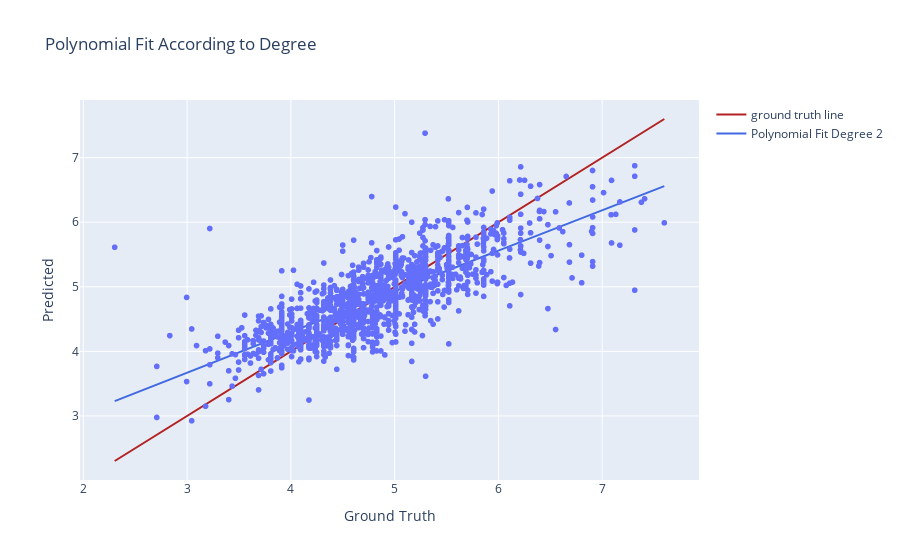

The code cell stored with this chart in its notebook:
### Code cell
degree=2
model = make_pipeline(PolynomialFeatures(degree), LinearRegression())
model.fit(X_train, y_train)
y_pred = model.predict(X_test)
mse = mean_squared_error(y_test, y_pred)
r2 = r2_score(y_test, y_pred)
print(f'MSE: {mse}')
print(f'R2 score: {r2}')
plot_graphs(y_test, y_pred, degree)

### Figure 1 — Plotly figure (JSON) as saved in the notebook; plotly's stock layout.template omitted (floating-point values rounded to 4 significant figures; data arrays with more than 128 entries replaced by an {"elided": "..."} marker saying what was removed)
{"data": [{"hovertemplate": "ground truth=%{x}<br>Predicted=%{y}<extra></extra>", "legendgroup": "", "marker": {"color": "#636efa", "symbol": "circle"}, "mode": "markers", "name": "", "showlegend": false, "type": "scattergl", "x": {"elided": "1478 float values"}, "xaxis": "x", "y": {"elided": "1478 float values"}, "yaxis": "y"}, {"line": {"color": "firebrick", "width": 2}, "mode": "lines", "name": "ground truth line", "type": "scatter", "x": {"elided": "1478 float values"}, "y": {"elided": "1478 float values"}}, {"line": {"color": "royalblue", "width": 2}, "mode": "lines", "name": "Polynomial Fit Degree 2", "type": "scatter", "x": [2.303, 2.356, 2.41, 2.463, 2.517, 2.57, 2.624, 2.677, 2.731, 2.784, 2.838, 2.891, 2.945, 2.998, 3.051, 3.105, 3.158, 3.212, 3.265, 3.319, 3.372, 3.426, 3.479, 3.533, 3.586, 3.64, 3.693, 3.747, 3.8, 3.854, 3.907, 3.961, 4.014, 4.068, 4.121, 4.175, 4.228, 4.282, 4.335, 4.389, 4.442, 4.496, 4.549, 4.603, 4.656, 4.71, 4.763, 4.817, 4.87, 4.924, 4.977, 5.031, 5.084, 5.138, 5.191, 5.245, 5.298, 5.352, 5.405, 5.459, 5.512, 5.566, 5.619, 5.673, 5.726, 5.78, 5.833, 5.887, 5.94, 5.994, 6.047, 6.101, 6.154, 6.208, 6.261, 6.315, 6.368, 6.422, 6.475, 6.529, 6.582, 6.636, 6.689, 6.743, 6.796, 6.849, 6.903, 6.956, 7.01, 7.063, 7.117, 7.17, 7.224, 7.277, 7.331, 7.384, 7.438, 7.491, 7.545, 7.598], "y": [3.229, 3.263, 3.297, 3.331, 3.365, 3.399, 3.433, 3.466, 3.5, 3.534, 3.568, 3.602, 3.636, 3.67, 3.704, 3.738, 3.772, 3.805, 3.839, 3.873, 3.907, 3.941, 3.975, 4.009, 4.042, 4.076, 4.11, 4.144, 4.178, 4.211, 4.245, 4.279, 4.313, 4.346, 4.38, 4.414, 4.448, 4.481, 4.515, 4.549, 4.582, 4.616, 4.65, 4.684, 4.717, 4.751, 4.785, 4.818, 4.852, 4.885, 4.919, 4.953, 4.986, 5.02, 5.054, 5.087, 5.121, 5.154, 5.188, 5.221, 5.255, 5.289, 5.322, 5.356, 5.389, 5.423, 5.456, 5.49, 5.523, 5.557, 5.59, 5.624, 5.657, 5.691, 5.724, 5.758, 5.791, 5.824, 5.858, 5.891, 5.925, 5.958, 5.991, 6.025, 6.058, 6.092, 6.125, 6.158, 6.192, 6.225, 6.258, 6.292, 6.325, 6.358, 6.392, 6.425, 6.458, 6.492, 6.525, 6.558]}], "layout": {"legend": {"tracegroupgap": 0}, "title": {"text": "Polynomial Fit According to Degree"}, "xaxis": {"anchor": "y", "domain": [0, 1], "title": {"text": "Ground Truth"}}, "yaxis": {"anchor": "x", "domain": [0, 1], "title": {"text": "Predicted"}}}}
